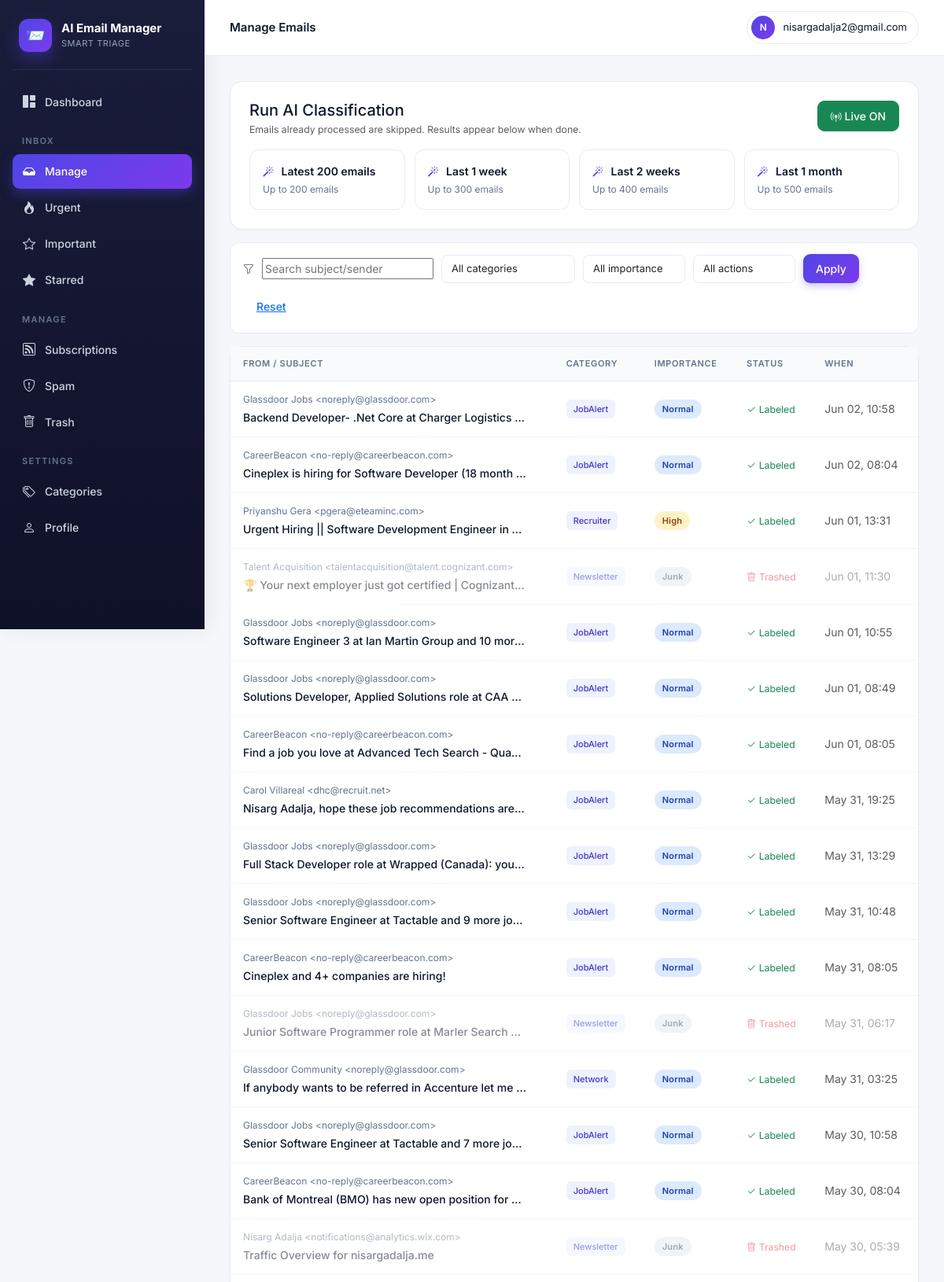
Screenshot of /accounts/emails/ (signed in, upper part) with the database file from the repository.
### accounts/models.py (models this page shows, shortened)
class ClassifiedEmail(models.Model):
    user            = models.ForeignKey(User, on_delete=models.CASCADE, related_name="classified_emails")
    gmail_id        = models.CharField(max_length=64)
    thread_id       = models.CharField(max_length=64, blank=True)
    subject         = models.CharField(max_length=500, blank=True)
    sender          = models.CharField(max_length=300, blank=True)
    sender_email    = models.CharField(max_length=200, blank=True)
    snippet         = models.TextField(blank=True)
    received_at     = models.DateTimeField(null=True, blank=True)
    category        = models.ForeignKey(EmailCategory, on_delete=models.SET_NULL, null=True, blank=True)
    custom_category = models.ForeignKey(UserCustomCategory, on_delete=models.SET_NULL, null=True, blank=True)
    importance      = models.IntegerField(default=3)
    is_urgent       = models.BooleanField(default=False)
    is_event        = models.BooleanField(default=False)
    event_when      = models.CharField(max_length=120, blank=True)
    reason          = models.TextField(blank=True)
    action_taken    = models.CharField(max_length=16, default="kept")
    unsubscribe_url = models.URLField(max_length=1000, blank=True)
    classified_at   = models.DateTimeField(auto_now_add=True)
    class Meta:
        unique_together = [("user", "gmail_id")]
        indexes = [models.Index(fields=["user", "-received_at"])]

class EmailCategory(models.Model):
    slug         = models.SlugField(max_length=64, unique=True)
    name         = models.CharField(max_length=120)
    short_label  = models.CharField(max_length=32)
    group        = models.CharField(max_length=64)
    description  = models.TextField(blank=True)
    default_tier = models.CharField(max_length=16, choices=TIER_CHOICES, default="normal")

### accounts/views.py (the view, shortened to what this page needs)
# urls.py: path("emails/",           views.manage_emails,   name="manage_emails"),
@login_required
def manage_emails(request):
    bail = _require_google_account(request)
    if bail: return bail
    qs = (ClassifiedEmail.objects.filter(user=request.user)
          .select_related("category", "custom_category").order_by("-received_at"))
    cat_id   = request.GET.get("category")
    cust_id  = request.GET.get("custom_category")
    imp      = request.GET.get("importance")
    action   = request.GET.get("action")
    q        = request.GET.get("q", "").strip()
    if cat_id and cat_id.isdigit():   qs = qs.filter(category_id=int(cat_id))
    if cust_id and cust_id.isdigit(): qs = qs.filter(custom_category_id=int(cust_id))
    if imp and imp.isdigit():         qs = qs.filter(importance=int(imp))
    if action in {"labeled","trashed","kept","archived"}: qs = qs.filter(action_taken=action)
    if q: qs = qs.filter(subject__icontains=q) | qs.filter(sender__icontains=q)
    qs   = qs[:1000]
    page = Paginator(qs, 50).get_page(request.GET.get("page"))
    used_cat_ids = (ClassifiedEmail.objects.filter(user=request.user, category__isnull=False)
                    .values_list("category_id", flat=True).distinct())
    categories      = EmailCategory.objects.filter(id__in=used_cat_ids).order_by("short_label")
    custom_cats     = request.user.custom_categories.all()
    active_job_id   = request.GET.get("job")
    active_job      = None
    if active_job_id and active_job_id.isdigit():
        active_job = ClassificationJob.objects.filter(user=request.user, pk=active_job_id).first()
    profile_obj, _ = UserProfile.objects.get_or_create(
        user=request.user, defaults={"full_name": request.user.get_full_name()}
    )
    return render(request, "manage_emails.html", {
        "page": page, "categories": categories, "custom_cats": custom_cats,
        "scopes": services.SCOPE_QUERIES,
        "live": profile_obj.live_classification,
        "live_running": services.is_live_running(request.user.pk),
        "current": {"category": cat_id, "importance": imp, "action": action,
                    "q": q, "custom_category": cust_id},
        "active_job": active_job,
        "needs_reauth": not _has_gmail_scope(request.user),
    })

### accounts/services.py (called while the page is built)
def is_live_running(user_id: int) -> bool:
    try:
        from django_q.models import Schedule
        return Schedule.objects.filter(name=f"live-{user_id}").exists()
    except Exception:
        return False

### accounts/views.py (called while the page is built)
def _require_google_account(request):
    if not hasattr(request.user, "google_account"):
        messages.warning(request, "Please reconnect your Google account to continue.")
        return redirect("google_start")
    return None

def _has_gmail_scope(user) -> bool:
    try:
        return "mail.google.com" in (user.google_account.scopes or "")
    except Exception:
        return False

### templates/manage_emails.html (shortened to what this page needs)
{% extends "base.html" %}{% block title %}Manage Emails{% endblock %}
{% block topbar_title %}Manage Emails{% endblock %}
{% block body %}
<div class="card-modern mb-3">
  <div class="d-flex justify-content-between align-items-start flex-wrap gap-3 mb-3">
    <div>
      <h5 class="mb-1">Run AI Classification</h5>
      <p class="text-muted small mb-0">Emails already processed are skipped. Results appear below when done.</p>
    </div>
    <form method="post" action="{% url 'toggle_live' %}">{% csrf_token %}
      {% if live %}
        <button class="btn btn-success btn-sm">
          <i class="bi bi-broadcast-pin"></i> Live ON
        </button>
      {% else %}
        <button class="btn btn-outline-success btn-sm"><i class="bi bi-broadcast"></i> Turn on live mode</button>
      {% endif %}
    </form>
  </div>
  <div class="scope-grid">
    {% for slug, info in scopes.items %}
      {% if slug != "live" %}
        <form method="post">
          <button class="scope-btn w-100" onclick="this.disabled=true;this.querySelector('.scope-label').innerText='Starting…'">
            <div class="scope-label"><i class="bi bi-magic"></i> {{ info.2 }}</div>
            <div class="scope-meta">Up to {{ info.1 }} emails</div>
          </button>
        </form>
      {% endif %}
    {% endfor %}
  </div>
</div>
<form method="get" class="filter-bar mb-3">
  <i class="bi bi-funnel text-muted"></i>
  <input name="q" placeholder="Search subject/sender" value="{{ current.q }}" style="min-width:200px">
  <select name="category" class="form-select form-select-sm" style="max-width:170px">
    <option value="">All categories</option>
  </select>
  <select name="importance" class="form-select form-select-sm" style="max-width:130px">
    <option value="">All importance</option>
  </select>
  <select name="action" class="form-select form-select-sm" style="max-width:130px">
    <option value="">All actions</option>
  </select>
  <button class="btn btn-primary btn-sm">Apply</button>
  <a href="{% url 'manage_emails' %}" class="btn btn-link btn-sm">Reset</a>
</form>
<div class="card-modern p-0">
  <table class="email-table">
    <thead>
      <tr>
        <th>From / Subject</th>
        <th>Category</th>
        <th>Importance</th>
        <th>Status</th>
        <th>When</th>
      </tr>
    </thead>
    <tbody>
    {% for e in page %}
      <tr class="email-row {% if e.action_taken == 'trashed' %}trashed{% endif %}"
          onclick="window.location='{% url 'email_detail' e.gmail_id %}?back=manage_emails'">
        <td>
          <div class="sender text-truncate" style="max-width:360px">{{ e.sender }}</div>
          <div class="subject text-truncate" style="max-width:360px">{{ e.subject }}</div>
        </td>
        <td>
          {% if e.custom_category %}
            <span class="badge-cat" style="background:#7c3aed22;color:#7c3aed">⚡ {{ e.custom_category.name }}</span>
          {% elif e.category %}
            <span class="badge-cat">{{ e.category.short_label }}</span>
          {% else %}
            <span class="badge-cat" style="background:#f1f5f9;color:#64748b">Other</span>
          {% endif %}
        </td>
        <td>
          {% if e.is_urgent %}<span class="badge-tier tier-critical">🔥 Urgent</span>
          {% elif e.importance >= 5 %}<span class="badge-tier tier-critical">Critical</span>
          {% elif e.importance == 4 %}<span class="badge-tier tier-important">High</span>
          {% elif e.importance == 3 %}<span class="badge-tier tier-normal">Normal</span>
          {% elif e.importance == 2 %}<span class="badge-tier tier-low">Low</span>
          {% else %}<span class="badge-tier tier-ignore">Junk</span>{% endif %}
        </td>
        <td>
          {% if e.action_taken == 'trashed' %}<span class="text-danger small"><i class="bi bi-trash"></i> Trashed</span>
          {% elif e.action_taken == 'archived' %}<span class="text-secondary small"><i class="bi bi-archive"></i> Archived</span>
          {% else %}<span class="text-success small"><i class="bi bi-check2"></i> Labeled</span>{% endif %}
        </td>
        <td class="text-muted small">{{ e.received_at|date:"M d, H:i" }}</td>
      </tr>
    {% empty %}
      <tr><td colspan="5" class="text-center text-muted py-5">
        No emails yet. Click a scan button above to classify emails from your inbox.
      </td></tr>
    {% endfor %}
    </tbody>
  </table>
</div>
{% endblock %}

### templates/base.html (shortened to what this page needs)
{% load static %}
<!doctype html>
<html lang="en">
<head>
<link href="https://cdn.jsdelivr.net/npm/bootstrap@5.3.3/dist/css/bootstrap.min.css" rel="stylesheet">
<link href="https://cdn.jsdelivr.net/npm/bootstrap-icons@1.11.3/font/bootstrap-icons.css" rel="stylesheet">
</head>
<body>
<div class="app-shell">
  <aside class="sidebar">
    <div class="brand">
      <div class="brand-logo">📨</div>
      <div>
        <div class="brand-name">AI Email Manager</div>
        <div class="brand-sub">Smart triage</div>
      </div>
    </div>
    <nav>
      <a class="side-link {% if request.resolver_match.url_name == 'dashboard' %}active{% endif %}" href="{% url 'dashboard' %}"><i class="bi bi-grid-1x2-fill"></i> Dashboard</a>
      <div class="side-section">Inbox</div>
      <a class="side-link {% if request.resolver_match.url_name == 'manage_emails' %}active{% endif %}" href="{% url 'manage_emails' %}"><i class="bi bi-inbox-fill"></i> Manage</a>
      <a class="side-link {% if request.resolver_match.url_name == 'urgent' %}active{% endif %}" href="{% url 'urgent' %}"><i class="bi bi-fire"></i> Urgent</a>
      <a class="side-link {% if request.resolver_match.url_name == 'important' %}active{% endif %}" href="{% url 'important' %}"><i class="bi bi-star"></i> Important</a>
      <a class="side-link {% if request.resolver_match.url_name == 'starred' %}active{% endif %}" href="{% url 'starred' %}"><i class="bi bi-star-fill"></i> Starred</a>
      <div class="side-section">Manage</div>
      <a class="side-link {% if request.resolver_match.url_name == 'subscriptions' %}active{% endif %}" href="{% url 'subscriptions' %}"><i class="bi bi-rss"></i> Subscriptions</a>
      <a class="side-link {% if request.resolver_match.url_name == 'spam' %}active{% endif %}" href="{% url 'spam' %}"><i class="bi bi-shield-exclamation"></i> Spam</a>
      <a class="side-link {% if request.resolver_match.url_name == 'trash' %}active{% endif %}" href="{% url 'trash' %}"><i class="bi bi-trash"></i> Trash</a>
      <div class="side-section">Settings</div>
      <a class="side-link {% if request.resolver_match.url_name == 'categories' %}active{% endif %}" href="{% url 'categories' %}"><i class="bi bi-tags"></i> Categories</a>
      <a class="side-link {% if request.resolver_match.url_name == 'profile' %}active{% endif %}" href="{% url 'profile' %}"><i class="bi bi-person"></i> Profile</a>
    </nav>
  </aside>
  <div class="main-wrap">
    <header class="topbar">
      <div class="topbar-title">{% block topbar_title %}{% endblock %}</div>
      <div class="dropdown">
        <button class="user-chip dropdown-toggle" data-bs-toggle="dropdown" aria-expanded="false">
          <span class="user-avatar">{{ user.email|slice:":1"|upper }}</span>
          <span class="d-none d-md-inline">{{ user.email }}</span>
        </button>
      </div>
    </header>
    <main class="main">
      {% block body %}{% endblock %}
    </main>
  </div>
</div>
</body>
</html>

### rows the page displays
ClassifiedEmail: sender "Glassdoor Jobs <noreply@glassdoor.com>", subject "Backend Developer- .Net Core at Charger Logistics…", category.short_label "JobAlert", is_urgent "Normal", action_taken "labeled" (drawn), received_at "Jun 02, 10:58"
ClassifiedEmail: sender "CareerBeacon <no-reply@careerbeacon.com>", subject "Cineplex is hiring for Software Developer (18 month…", category.short_label "JobAlert", is_urgent "Normal", action_taken "labeled" (drawn), received_at "Jun 02, 08:04"
ClassifiedEmail: sender "Priyanshu Gera <pgera@eteaminc.com>", subject "Urgent Hiring || Software Development Engineer in…", category.short_label "Recruiter", is_urgent "High", action_taken "labeled" (drawn), received_at "Jun 01, 13:31"
ClassifiedEmail: sender "Talent Acquisition <talentacquisition@talent.cognizant.com>", subject "🏆 Your next employer just got certified | Cognizant…", category.short_label "Newsletter", is_urgent "Junk", action_taken "trashed" (drawn), received_at "Jun 01, 11:30"
ClassifiedEmail: sender "Glassdoor Jobs <noreply@glassdoor.com>", subject "Software Engineer 3 at Ian Martin Group and 10 mor…", category.short_label "JobAlert", is_urgent "Normal", action_taken "labeled" (drawn), received_at "Jun 01, 10:55"
ClassifiedEmail: sender "Glassdoor Jobs <noreply@glassdoor.com>", subject "Solutions Developer, Applied Solutions role at CAA…", category.short_label "JobAlert", is_urgent "Normal", action_taken "labeled" (drawn), received_at "Jun 01, 08:49"
ClassifiedEmail: sender "CareerBeacon <no-reply@careerbeacon.com>", subject "Find a job you love at Advanced Tech Search - Qua…", category.short_label "JobAlert", is_urgent "Normal", action_taken "labeled" (drawn), received_at "Jun 01, 08:05"
ClassifiedEmail: sender "Carol Villareal <dhc@recruit.net>", subject "Nisarg Adalja, hope these job recommendations are…", category.short_label "JobAlert", is_urgent "Normal", action_taken "labeled" (drawn), received_at "May 31, 19:25"
ClassifiedEmail: sender "Glassdoor Jobs <noreply@glassdoor.com>", subject "Full Stack Developer role at Wrapped (Canada): you…", category.short_label "JobAlert", is_urgent "Normal", action_taken "labeled" (drawn), received_at "May 31, 13:29"
ClassifiedEmail: sender "Glassdoor Jobs <noreply@glassdoor.com>", subject "Senior Software Engineer at Tactable and 9 more jo…", category.short_label "JobAlert", is_urgent "Normal", action_taken "labeled" (drawn), received_at "May 31, 10:48"
ClassifiedEmail: sender "CareerBeacon <no-reply@careerbeacon.com>", subject "Cineplex and 4+ companies are hiring!", category.short_label "JobAlert", is_urgent "Normal", action_taken "labeled" (drawn), received_at "May 31, 08:05"
ClassifiedEmail: sender "Glassdoor Jobs <noreply@glassdoor.com>", subject "Junior Software Programmer role at Marler Search…", category.short_label "Newsletter", is_urgent "Junk", action_taken "trashed" (drawn), received_at "May 31, 06:17"
ClassifiedEmail: sender "Glassdoor Community <noreply@glassdoor.com>", subject "If anybody wants to be referred in Accenture let me…", category.short_label "Network", is_urgent "Normal", action_taken "labeled" (drawn), received_at "May 31, 03:25"
ClassifiedEmail: sender "Glassdoor Jobs <noreply@glassdoor.com>", subject "Senior Software Engineer at Tactable and 7 more jo…", category.short_label "JobAlert", is_urgent "Normal", action_taken "labeled" (drawn), received_at "May 30, 10:58"
ClassifiedEmail: sender "CareerBeacon <no-reply@careerbeacon.com>", subject "Bank of Montreal (BMO) has new open position for…", category.short_label "JobAlert", is_urgent "Normal", action_taken "labeled" (drawn), received_at "May 30, 08:04"
ClassifiedEmail: sender "Nisarg Adalja <notifications@analytics.wix.com>", subject "Traffic Overview for nisargadalja.me", category.short_label "Newsletter", is_urgent "Junk", action_taken "trashed" (drawn), received_at "May 30, 05:39"

### other values shown
{{ user.email|slice:":1"|upper }} "N"
{{ user.email }} "nisargadalja2@gmail.com"
{{ info.2 }} "Latest 200 emails" "Last 1 week" "Last 2 weeks" "Last 1 month"
{{ info.1 }} "200" "300" "400" "500"
